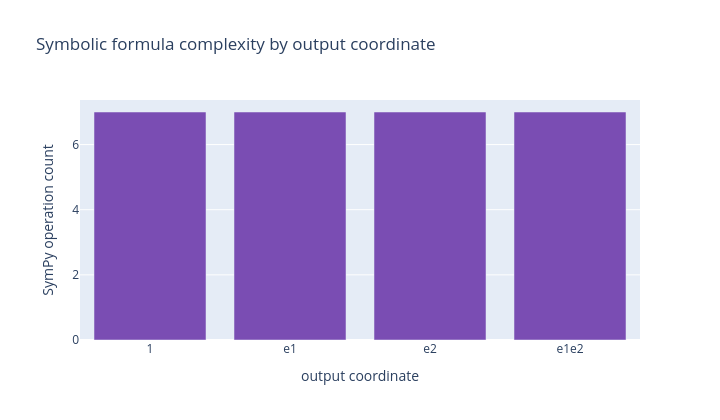

This figure's notebook cell:
### Markdown cell above
## Symbolic Bootstrap, Numeric Runtime

A symbolic algebra system is excellent for deriving formulas, checking sign conventions, and generating specialized code. It is usually a poor choice for the inner loop of a numerical geometry application. Chapter 18 draws that boundary clearly: symbolic manipulation can bootstrap an implementation, but runtime geometry should use numerical data structures.

The small experiment below derives the Cl(2,0) geometric product formula with SymPy. That gives a readable expression for each output coordinate. Then the same formula is checked against the numeric dense product. This is a miniature version of a common production workflow: use symbolic or generative tools to create and audit code, then execute a compact numeric kernel in the application.

### Code cell
x_symbols = sp.symbols("x0 x1 x2 x12")
y_symbols = sp.symbols("y0 y1 y2 y12")


def symbolic_product(algebra: OrthonormalAlgebra, left, right):
    result = [sp.Integer(0) for _ in range(algebra.size)]
    for left_mask, left_value in enumerate(left):
        for right_mask, right_value in enumerate(right):
            factor, result_mask = algebra.blade_product(left_mask, right_mask)
            result[result_mask] += sp.Integer(int(factor)) * left_value * right_value
    return [sp.expand(expr) for expr in result]


symbolic_xy = symbolic_product(ga2, x_symbols, y_symbols)
operation_counts = [int(sp.count_ops(expr)) for expr in symbolic_xy]

with ARTIFACTS["symbolic_txt"].open("w", encoding="utf-8") as handle:
    for name, expr in zip(ga2.blade_names, symbolic_xy):
        handle.write(f"{name}: {sp.sstr(expr)}\n")

subs = {symbol: value for symbol, value in zip((*x_symbols, *y_symbols), (*x, *y))}
symbolic_numeric = np.array([float(expr.subs(subs)) for expr in symbolic_xy])

fig_ops = go.Figure(
    data=[
        go.Bar(
            x=ga2.blade_names,
            y=operation_counts,
            marker={"color": COLORS["purple"]},
        )
    ]
)
fig_ops.update_layout(
    title="Symbolic formula complexity by output coordinate",
    width=720,
    height=420,
    xaxis_title="output coordinate",
    yaxis_title="SymPy operation count",
)
fig_ops.write_html(ARTIFACTS["symbolic_ops_html"], include_plotlyjs="cdn")

print("symbolic product coordinates:")
for name, expr in zip(ga2.blade_names, symbolic_xy):
    print(f"  {name:4s}: {expr}")
print("numeric residual:", np.linalg.norm(symbolic_numeric - xy))

assert np.allclose(symbolic_numeric, xy)
fig_ops

### Figure 1 — Plotly figure (JSON) as saved in the notebook; plotly's stock layout.template omitted (floating-point values rounded to 4 significant figures)
{"data": [{"marker": {"color": "#7a4db3"}, "type": "bar", "x": ["1", "e1", "e2", "e1e2"], "y": [7, 7, 7, 7]}], "layout": {"height": 420, "title": {"text": "Symbolic formula complexity by output coordinate"}, "width": 720, "xaxis": {"title": {"text": "output coordinate"}}, "yaxis": {"title": {"text": "SymPy operation count"}}}}
